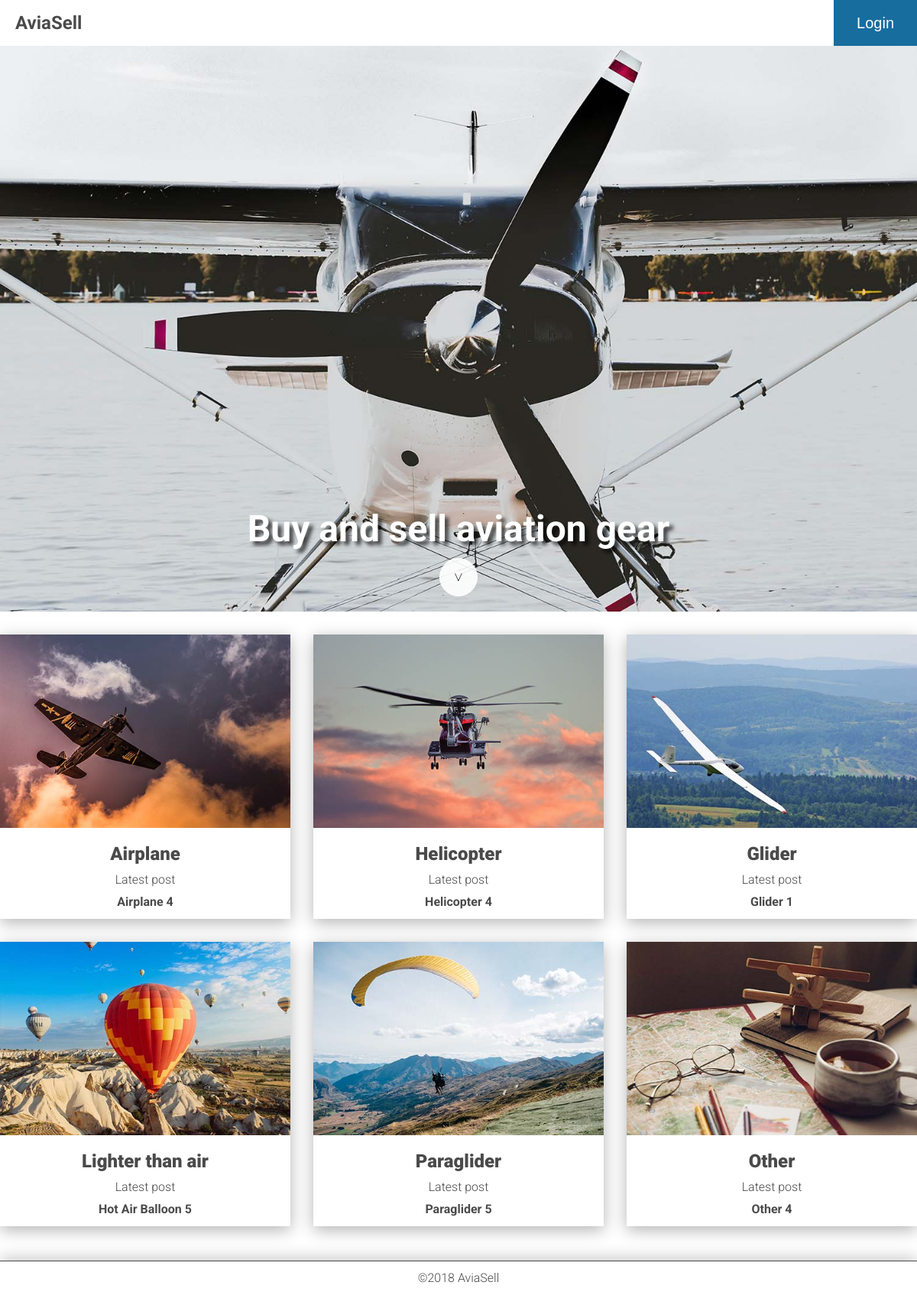
The page / on the database its author committed.
### app/database_setup.py (models this page shows, shortened)
class Category(Base):
    __tablename__ = 'category'
    id = Column(Integer, primary_key=True)
    name = Column(String(250), nullable=False)
    picture = Column(String(250))
    description = Column(String(250))
    slug = Column(String(30), unique=True)

class CategoryItem(Base):
    __tablename__ = 'category_item'
    id = Column(Integer, primary_key=True)
    title = Column(String(80), nullable=False)
    description = Column(Text(), nullable=False)
    location = Column(String(250), nullable=False)
    picture = Column(String(250), nullable=False)
    price = Column(String(32), nullable=False)
    created_date = Column(DateTime, default=datetime.datetime.utcnow)
    category_id = Column(Integer, ForeignKey('category.id'))
    category = relationship(Category)
    user_id = Column(Integer, ForeignKey('user.id'))
    user = relationship(User)

### app/views/index.py (the view)
@webapp.route('/')
def mainIndex():
    categories = CategoryController.categoriesWithLatestItem()
    login_session = AuthController.getSessionData()
    return render_template('index.html',
                           categories=categories,
                           session=login_session)

### app/controllers/authcontroller.py (called while the page is built)
    def getSessionData():
        return login_session

### app/controllers/categorycontroller.py (called while the page is built)
    def categoriesWithLatestItem():
        categories = CategoryModel.getAll()
        result = []
        for category in categories:
            result.append((category, ItemModel.getLatestItem(category.id)))
        return result

### app/models/categorymodel.py (called while the page is built)
    def getAll():
        result = session.query(Category).all()
        return result

### app/models/itemmodel.py (called while the page is built)
    def getLatestItem(category_id):
        result = session.query(CategoryItem)\
                        .filter_by(category_id=category_id)\
                        .order_by(CategoryItem.created_date.desc())\
                        .first()
        return result

### app/templates/index.html (shortened to what this page needs)
{% extends "base.html" %}
{% block content %}
{% if 'username' not in session %}
    {% if not get_flashed_messages() %}
        <div id="banner">
            <div class="bannerText">
                <h1 class="slogan" tabindex="0">
                    Buy and sell aviation gear
                </h1>
                <a href="#catList">
                    <div class="arrow">
                        &gt;
                    </div>
                </a>
            </div>
        </div>
    {% endif %}
{% endif %}
<div class="container">
    <ul id="catList" class="categoryList">
        {% for category, item in categories %}
        <li class="categoryItem shadow">
            <a href="{{ url_for('getCategoryPage', category_slug = category.slug) }}">
                <img src="{{ url_for('static', filename='images/' + category.picture) }}"
                     alt="{{ category.description }}">
            </a>
            <h2 class="categoryTitle">
                <a href="{{ url_for('getCategoryPage', category_slug = category.slug) }}">
                    {{ category.name }}
                </a>
            </h2>
            <h3 class="categorySub">
                Latest post
            </h3>
            <h4 class="latestItem">
                <a href="{{ url_for('readItem', category_slug = category.slug, item_name = item.title, item_id=item.id) }}">
                {{item.title}}
                </a>
            </h4>
        </li>
        {% endfor %}
    </ul>
</div>
{% endblock %}

### app/templates/base.html (shortened to what this page needs)
<!doctype html>
<html class="no-js" lang="en">
<head>
    <link rel="stylesheet" href="{{ url_for('static', filename='css/main.css') }}">
    <link rel="stylesheet" href="https://use.fontawesome.com/releases/v5.3.1/css/all.css">
</head>
<body>
    <header class="shadow">
        <div class="logo">
            <a href="{{ url_for('mainIndex') }}">AviaSell</a>
        </div>
        <div class="headerButtons">
            {% if 'username' not in session %}
            <button class="button blue">
                <a href="{{ url_for('login') }}">
                    <div class="text">
                        Login
                    </div>
                </a>
            {% endif %}
            </button>
        </div>
    </header>
    <main>
        {% block content %}{% endblock %}
    </main>
    <footer tabindex="0">
        ©2018 AviaSell
    </footer>
</body>
</html>

### app/static/css/main.css (style rules this page uses)
body,html { margin:0;padding:0;width:100%;height:100% }
embed,img,object,video { margin:0;padding:0;max-width:100% }
body { font-family:Roboto,sans-serif;font-size:16px;line-height:24px;display:-ms-grid;display:grid;-ms-grid-rows:60px auto 60px;grid-template-rows:60px auto 60px;color:#4a4a4a }
li,ul { list-style:none;padding:0;margin:0 }
a { text-decoration:none;color:#4a4a4a }
.shadow { box-shadow:0 5px 20px 0 rgba(0,0,0,.3) }
header { width:100%;height:60px;display:-ms-flexbox;display:flex;-ms-flex-align:center;align-items:center;-ms-flex-pack:justify;justify-content:space-between }
header .logo { padding:0 20px;font-weight:700;font-size:24px;color:#4a4a4a }
header .headerButtons { height:100%;display:-ms-flexbox;display:flex }
header .headerButtons .text { display:none }
header .headerButtons .button { display:-ms-grid;display:grid;-ms-flex-align:center;align-items:center;height:100%;border:none;padding:0 30px;font-size:20px;font-weight:300 }
header .headerButtons .button a { color:#fff }
header .headerButtons .blue { background:#176d9e }
#banner { height:calc(100vh - 60px);background-image:url(../images/mainbanner1500x1000px.jpg);background-color:#4a4a4a;background-position:50%;background-repeat:no-repeat;background-size:cover;width:100%;margin:auto;-ms-flex-align:end;align-items:flex-end }
#banner,#banner .bannerText { display:-ms-flexbox;display:flex;-ms-flex-wrap:wrap;flex-wrap:wrap;-ms-flex-pack:center;justify-content:center }
#banner .bannerText .slogan { width:100%;color:#fff;font-weight:700;font-size:48px;line-height:56px;text-align:center;position:relative;padding:10px 20px;margin:0;text-shadow:5px 5px 5px rgba(0,0,0,.7) }
#banner .bannerText .arrow { display:-ms-grid;display:grid;-ms-flex-pack:center;justify-content:center;-ms-flex-align:center;align-items:center;width:48px;height:48px;border:1px solid #fff;border-radius:50%;background-color:hsla(0,0%,100%,.9);transform:rotate(90deg);margin:0 0 20px;font-size:24px;font-weight:100;color:#000 }
.categoryList { margin:30px 0;grid-gap:30px }
.categoryList,.categoryList .categoryItem { display:-ms-grid;display:grid }
.categoryList .categoryItem .categoryTitle { font-size:24px;font-weight:900;color:#4a4a4a;text-align:center;padding:15px 0 10px;margin:0 }
.categoryList .categoryItem .categorySub { font-size:16px;font-weight:300;color:#4a4a4a;text-align:center;padding:0 0 5px;margin:0 }
.categoryList .categoryItem .latestItem { font-size:16px;font-weight:700;color:#4a4a4a;text-align:center;padding:0 0 10px;margin:0 }
.container,main { max-width:100% }
.container { margin:20px }
footer { -ms-flex-item-align:end;-ms-grid-row-align:end;align-self:end;border-top:1px solid #4a4a4a;font-weight:300;max-width:100%;padding:10px 20px;color:#4a4a4a;text-align:center;box-shadow:0 -5px 20px 0 rgba(0,0,0,.2) }
@media screen and (min-width:500px) { header .headerButtons .text { display:block } }
@media screen and (min-width:500px) { .categoryList { -ms-grid-columns:1fr 1fr;grid-template-columns:1fr 1fr } }
@media screen and (min-width:800px) { .categoryList { -ms-grid-columns:1fr 1fr 1fr;grid-template-columns:1fr 1fr 1fr } }
@media screen and (min-width:1200px) { .container { width:1200px;margin:0 auto } }

### rows shown on the page
Category: picture (picture), name "Airplane", title "Airplane 4"
Category: picture (picture), name "Helicopter", title "Helicopter 4"
Category: picture (picture), name "Glider", title "Glider 1"
Category: picture (picture), name "Lighter than air", title "Hot Air Balloon 5"
Category: picture (picture), name "Paraglider", title "Paraglider 5"
Category: picture (picture), name "Other", title "Other 4"
